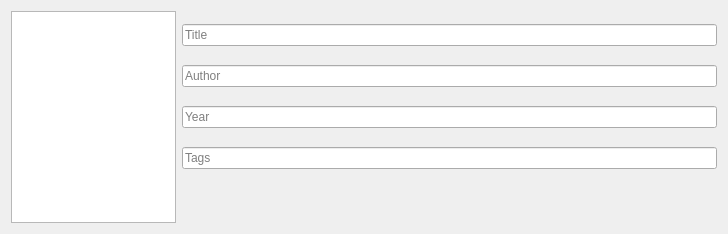
<?xml version="1.0" encoding="UTF-8"?>
<ui version="4.0">
 <class>Dialog</class>
 <widget class="QDialog" name="Dialog">
  <property name="geometry">
   <rect>
    <x>0</x>
    <y>0</y>
    <width>728</width>
    <height>234</height>
   </rect>
  </property>
  <property name="sizePolicy">
   <sizepolicy hsizetype="Expanding" vsizetype="Expanding">
    <horstretch>0</horstretch>
    <verstretch>0</verstretch>
   </sizepolicy>
  </property>
  <property name="maximumSize">
   <size>
    <width>16777215</width>
    <height>16777215</height>
   </size>
  </property>
  <property name="windowTitle">
   <string>Edit metadata</string>
  </property>
  <property name="modal">
   <bool>true</bool>
  </property>
  <layout class="QGridLayout" name="gridLayout">
   <item row="0" column="0">
    <layout class="QHBoxLayout" name="horizontalLayout">
     <item>
      <widget class="QGraphicsView" name="coverView">
       <property name="maximumSize">
        <size>
         <width>165</width>
         <height>16777215</height>
        </size>
       </property>
       <property name="toolTip">
        <string>Cover (click to change)</string>
       </property>
       <property name="frameShadow">
        <enum>QFrame::Plain</enum>
       </property>
      </widget>
     </item>
     <item>
      <layout class="QVBoxLayout" name="verticalLayout">
       <item>
        <widget class="QLineEdit" name="titleLine">
         <property name="toolTip">
          <string>Title</string>
         </property>
         <property name="placeholderText">
          <string>Title</string>
         </property>
        </widget>
       </item>
       <item>
        <widget class="QLineEdit" name="authorLine">
         <property name="toolTip">
          <string>Author</string>
         </property>
         <property name="placeholderText">
          <string>Author</string>
         </property>
        </widget>
       </item>
       <item>
        <widget class="QLineEdit" name="yearLine">
         <property name="toolTip">
          <string>Year</string>
         </property>
         <property name="placeholderText">
          <string>Year</string>
         </property>
        </widget>
       </item>
       <item>
        <widget class="QLineEdit" name="tagsLine">
         <property name="minimumSize">
          <size>
           <width>0</width>
           <height>0</height>
          </size>
         </property>
         <property name="toolTip">
          <string>Tags (comma separated)</string>
         </property>
         <property name="placeholderText">
          <string>Tags</string>
         </property>
        </widget>
       </item>
       <item>
        <layout class="QHBoxLayout" name="horizontalLayout_2">
         <item>
          <spacer name="horizontalSpacer">
           <property name="orientation">
            <enum>Qt::Horizontal</enum>
           </property>
           <property name="sizeHint" stdset="0">
            <size>
             <width>40</width>
             <height>20</height>
            </size>
           </property>
          </spacer>
         </item>
         <item>
          <widget class="QPushButton" name="okButton">
           <property name="toolTip">
            <string>OK</string>
           </property>
           <property name="text">
            <string/>
           </property>
           <property name="icon">
            <iconset resource="resources.qrc">
             <normaloff>:/images/checkmark.svg</normaloff>:/images/checkmark.svg</iconset>
           </property>
           <property name="iconSize">
            <size>
             <width>24</width>
             <height>24</height>
            </size>
           </property>
           <property name="flat">
            <bool>true</bool>
           </property>
          </widget>
         </item>
         <item>
          <widget class="QPushButton" name="cancelButton">
           <property name="toolTip">
            <string>Cancel</string>
           </property>
           <property name="text">
            <string/>
           </property>
           <property name="icon">
            <iconset resource="resources.qrc">
             <normaloff>:/images/error.svg</normaloff>:/images/error.svg</iconset>
           </property>
           <property name="iconSize">
            <size>
             <width>24</width>
             <height>24</height>
            </size>
           </property>
           <property name="flat">
            <bool>true</bool>
           </property>
          </widget>
         </item>
         <item>
          <widget class="QPushButton" name="colorButton">
           <property name="text">
            <string/>
           </property>
           <property name="icon">
            <iconset resource="resources.qrc">
             <normaloff>:/images/color.svg</normaloff>:/images/color.svg</iconset>
           </property>
           <property name="iconSize">
            <size>
             <width>26</width>
             <height>26</height>
            </size>
           </property>
           <property name="flat">
            <bool>true</bool>
           </property>
          </widget>
         </item>
         <item>
          <spacer name="horizontalSpacer_2">
           <property name="orientation">
            <enum>Qt::Horizontal</enum>
           </property>
           <property name="sizeHint" stdset="0">
            <size>
             <width>40</width>
             <height>20</height>
            </size>
           </property>
          </spacer>
         </item>
        </layout>
       </item>
      </layout>
     </item>
    </layout>
   </item>
  </layout>
 </widget>
 <resources>
  <include location="resources.qrc"/>
 </resources>
 <connections/>
</ui>
